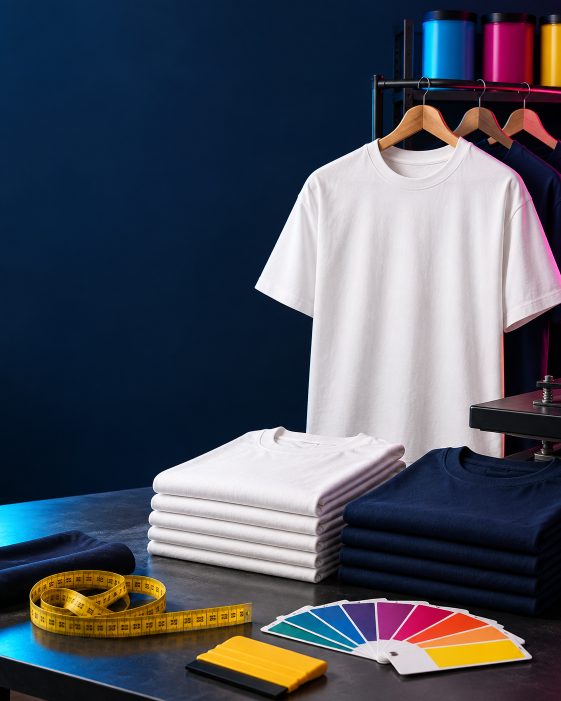
#> input picture assets/campanhas/automacao-smart-color-print/2026-09-10/base-uniformes-confirmacoes-v1.png, 1122 x 1402 px (shown at 1/2 size)
$ python render.py
#> lines starting #> are read from the running program, lines starting #| are printed output that depends on the picture
from pathlib import Path
import textwrap

from PIL import Image, ImageDraw, ImageFilter, ImageFont, ImageOps


ROOT = Path(__file__).resolve().parents[4]
CAMPAIGN = Path(__file__).resolve().parent
BASE = CAMPAIGN / "base-uniformes-confirmacoes-v1.png"
LOGO = ROOT / "assets" / "logo-scp.png"
W, H = 1080, 1350
NAVY, CYAN, MAGENTA, YELLOW = "#0C1933", "#19B7E8", "#E71D73", "#F2C94C"
WHITE, PALE = "#FFFFFF", "#EAF6FB"
BOLD = "/System/Library/Fonts/Supplemental/Arial Bold.ttf"
REGULAR = "/System/Library/Fonts/Supplemental/Arial.ttf"


def font(path, size):
    return ImageFont.truetype(path, size)


SLIDES = [
    {
        "tag": "QUINTA | BASTIDORES",
        "title": "ANTES DE\nPERSONALIZAR\nA EQUIPA",
        "body": "4 confirmações que ajudam a preparar camisetas e uniformes com mais clareza.",
        "number": "1/5",
        "accent": MAGENTA,
    },
    {
        "tag": "CONFIRMAÇÃO 1",
        "title": "PEÇA E\nQUANTIDADE",
        "body": "Indique quantas camisetas, bonés, coletes ou uniformes precisa. Separe as quantidades por tipo de peça.",
        "number": "2/5",
        "accent": CYAN,
    },
    {
        "tag": "CONFIRMAÇÃO 2",
        "title": "TAMANHOS E\nCORES",
        "body": "Organize a lista de tamanhos e confirme a cor de cada peça. Isso reduz dúvidas antes da personalização.",
        "number": "3/5",
        "accent": YELLOW,
    },
    {
        "tag": "CONFIRMAÇÃO 3",
        "title": "POSIÇÃO E\nDIMENSÃO",
        "body": "Defina onde a marca será aplicada — frente, costas ou manga — e valide a dimensão adequada para a peça.",
        "number": "4/5",
        "accent": MAGENTA,
    },
    {
        "tag": "CONFIRMAÇÃO 4",
        "title": "ARTE FINAL\nAPROVADA",
        "body": "Revise o logótipo, as cores e o texto na simulação. A produção deve avançar com uma versão final confirmada.",
        "number": "5/5",
        "accent": CYAN,
    },
]


def draw_slide(spec, index):
#> called with index = 0
    image = ImageOps.fit(Image.open(BASE).convert("RGB"), (W, H), method=Image.Resampling.LANCZOS).convert("RGBA")
    overlay = Image.new("RGBA", (W, H), (0, 0, 0, 0))
#> overlay: PIL image 1080x1350 RGBA; every value is 0
    od = ImageDraw.Draw(overlay)
    od.rectangle((0, 0, 685, H), fill=(6, 17, 39, 232))
    od.rectangle((0, 0, W, 250), fill=(7, 19, 44, 105))
    overlay = overlay.filter(ImageFilter.GaussianBlur(3))
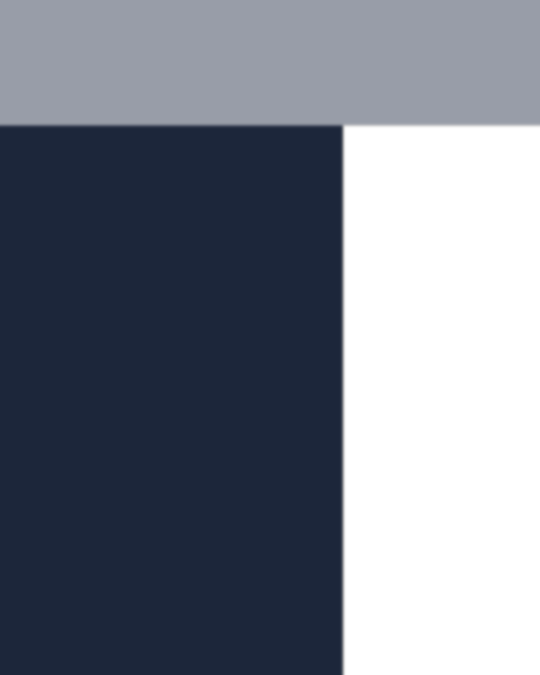
#> overlay: PIL image 1080x1350 RGBA (shown at 1/2 size); mean R, G, B, A 4.4, 12.3, 28.3, 139.5; transparent parts drawn white
    image = Image.alpha_composite(image, overlay)
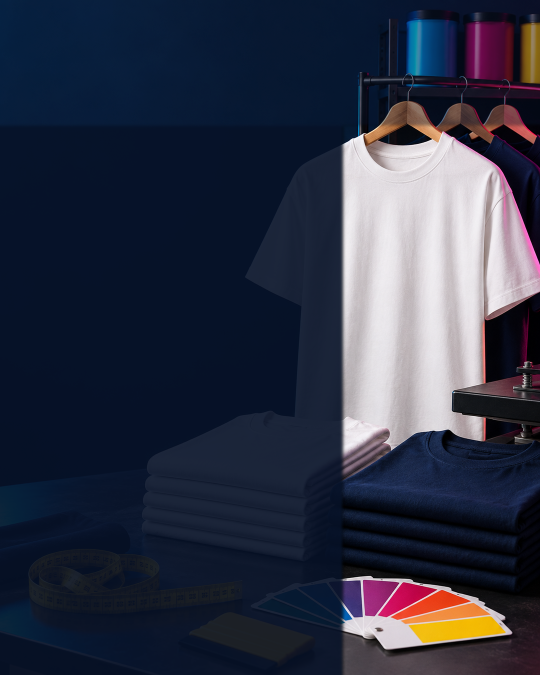
#> image: PIL image 1080x1350 RGBA (shown at 1/2 size); mean R, G, B, A 45.7, 50.7, 68.1, 255
    draw = ImageDraw.Draw(image)

    draw.rounded_rectangle((58, 48, 340, 171), 28, fill=(255, 255, 255, 242))
#> (the run stopped early here; a loop or call above may not have finished)
